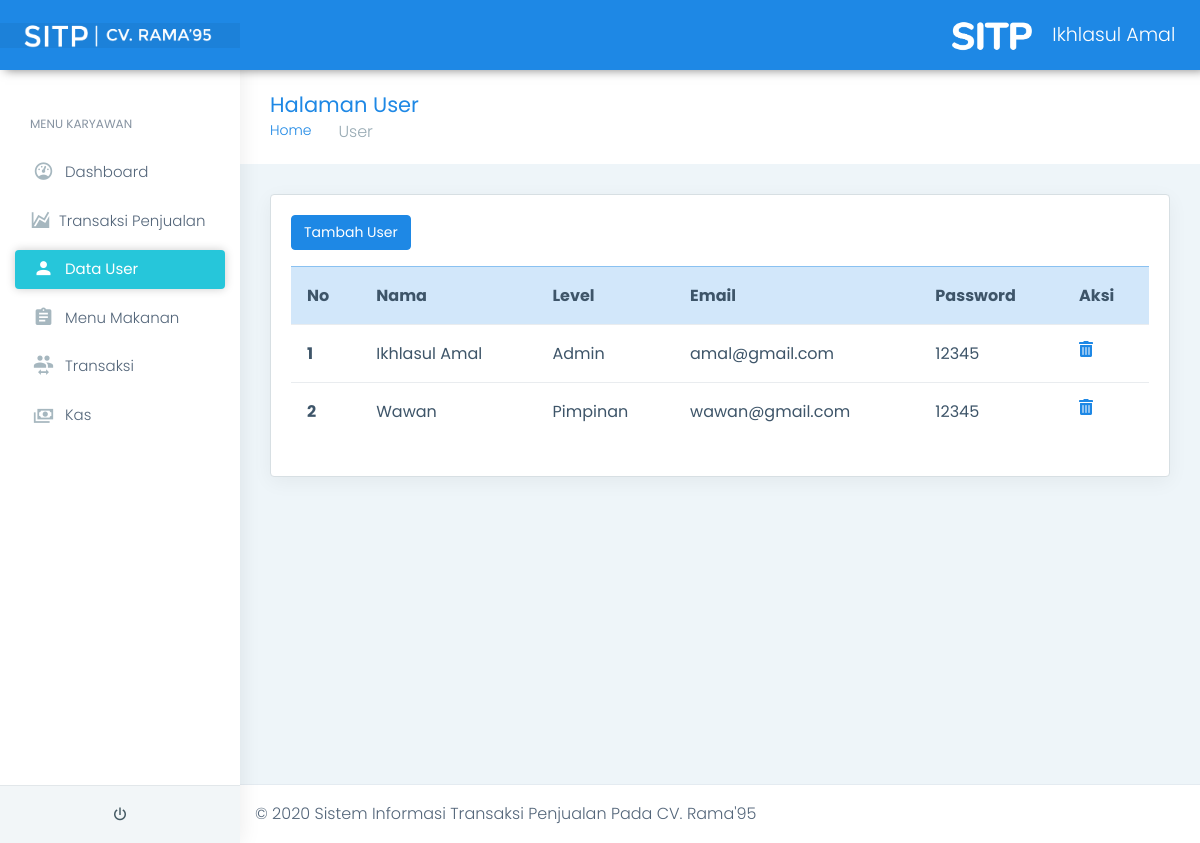
Screenshot of /admin/admin-datauser.php (signed in) with the database file from the repository.
### tables this page shows
CREATE TABLE `tbl_user` (
  `id_user` int(11) NOT NULL,
  `nama` varchar(50) NOT NULL,
  `email` varchar(50) NOT NULL,
  `password` varchar(128) NOT NULL,
  `level` int(1) NOT NULL COMMENT '0 = admin,\r\n1 = pimpinan,'
);

### admin/admin-datauser.php (the view, shortened to what this page needs)
<?php include 'header.php'; ?>
<!DOCTYPE html>
<html dir="ltr" lang="en">
<body>
  <div id="main-wrapper" data-layout="vertical" data-navbarbg="skin5" data-sidebartype="full" data-sidebar-position="absolute" data-header-position="absolute" data-boxed-layout="full">
    <header class="topbar" data-navbarbg="skin6">
      <nav class="navbar top-navbar navbar-expand-md navbar-dark">
        <div class="navbar-header" data-logobg="skin6">
          <a class="navbar-brand ml-4" href="">
            <b class="logo-icon">
              <img src="../assets/images/LOGO-RAKA.png" alt="homepage" height="25px" class="dark-logo" />
            </b>
          </a>
        </div>
        <div class="navbar-collapse collapse" id="navbarSupportedContent" data-navbarbg="skin5">
          <ul class="navbar-nav">
            <li class="nav-item dropdown">
              <a class="nav-link dropdown-toggle text-muted waves-effect waves-dark" href="" data-toggle="dropdown" aria-haspopup="true" aria-expanded="false"><img src="../assets/images/SITP.png" alt="user" style="height: 30px;margin-right: 20px" ><?php
                    $email= $_SESSION['email'];
                    $data=mysqli_query($conn,"SELECT * FROM tbl_user WHERE email='$email' ");
                    while($tampil=mysqli_fetch_array($data))
                    {
                      echo $tampil['nama'];
                    }
                ?></a>
            </li>
          </ul>
        </div>
      </nav>
    </header>
    <?php include 'sidebar.php'; ?>
    <div class="page-wrapper">
      <div class="page-breadcrumb">
        <div class="row align-items-center">
          <div class="col-md-6 col-8 align-self-center">
            <h3 class="page-title mb-0 p-0">Halaman User</h3>
            <div class="d-flex align-items-center">
              <nav aria-label="breadcrumb">
                <ol class="breadcrumb">
                  <li class="breadcrumb-item"><a href="#">Home</a></li>
                  <li class="breadcrumb-item active" aria-current="page">User</li>
                </ol>
              </nav>
            </div>
          </div>
        </div>
      </div>
      <div class="container-fluid">
        <div class="row">
          <div class="col-12">
            <div class="card">
              <div class="card-body">
                <button type="button" class="btn btn-info mb-3" data-toggle="modal" data-target="#bs-example-modal-lg">Tambah User</button>
                <div class="table responsive">
                <table class="table table-hover">
                  <thead>
                    <tr class="table-info">
                      <th scope="col">No</th>
                      <th scope="col">Nama</th>
                      <th scope="col">Level</th>
                      <th scope="col">Email</th>
                      <th scope="col">Password</th>
                      <th scope="col">Aksi</th>
                    </tr>
                  </thead>
                  <tbody>
                     <?php
                      $no = 1;
                      $kar=mysqli_query($conn,"SELECT * FROM tbl_user");
                      foreach ($kar as $k) : ?>
                    <tr>
                      <th scope="row"><?= $no++; ?></th>
                      <td><?= $k['nama'];?></td>
                      <td><?php if($k['level']==0){
                              echo "Admin";
                            }elseif($k['level']==1){
                              echo " Pimpinan";
                            }?></td>
                      <td><?= $k['email']; ?></td>
                      <td><?= $k['password'];?></td>
                      <td>
                        <a href="../control/huser.php?id_user=<?= $k['id_user']?>" onclick="return confirm('yakin keluar ?')"><i class="fas fa-trash-alt "></i></a>
                      </td>
                    </tr>
                  <?php  endforeach;?>
                  </tbody>
                </table>
                </div>
              </div>
            </div>
          </div>
        </div>
      </div>
      <footer class="footer"> © 2020 Sistem Informasi Transaksi Penjualan Pada CV. Rama'95 </a>
      </footer>
    </div>
  </div>
</body>
</html>

### rows the page displays
tbl_user: nama "Ikhlasul Amal", level "Admin", email "amal@gmail.com", password "12345"
tbl_user: nama "Wawan", level "Pimpinan", email "wawan@gmail.com", password "12345"
